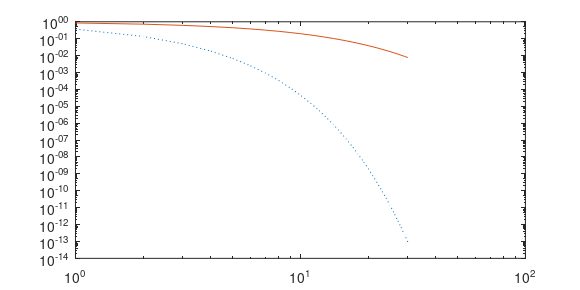

MATLAB code for this plot: (Note: this script raises an error after producing the figure.)
dimensions = [10, 100, 1000, 10000];

figure('Units', 'points', 'Position', [0 0 418 209], 'PaperPositionMode', 'auto');
loglog(1 ./ exp(1:30), ':');
hold on
loglog(0.85.^(1:30));
for i = 1:length(dimensions)
dimension = dimensions(i);
adjacency_matrix = random_adjacency_matrix(dimension);
[eigenvalue, eigenvector, errors] = google_matrix_vector_iteration(adjacency_matrix, 0.85);
loglog(errors);
end

axis([1 35 1e-13 1]);
set(gca,...
'Units', 'normalized',...
'Position',[.15 .15 .75 .8],...
'FontUnits','points',...
'FontWeight','normal',...
'FontSize',9);
xlabel('Iterationsschritte $$k$$', 'Interpreter', 'latex');
ylabel('Fehler $$||\mathbf{g}^{(k)} - \mathbf{g}^{(k-1)}||_1$$', 'Interpreter', 'latex')
legend({'$$\mathcal{O}(\exp(-k))$$', 'p^k' '$$N=10$$', '$$N=100$$', '$$N=1000$$', '$$N=10000$$'}, 'Interpreter', 'latex');
hold off

print -depsc2 vector-iteration.eps